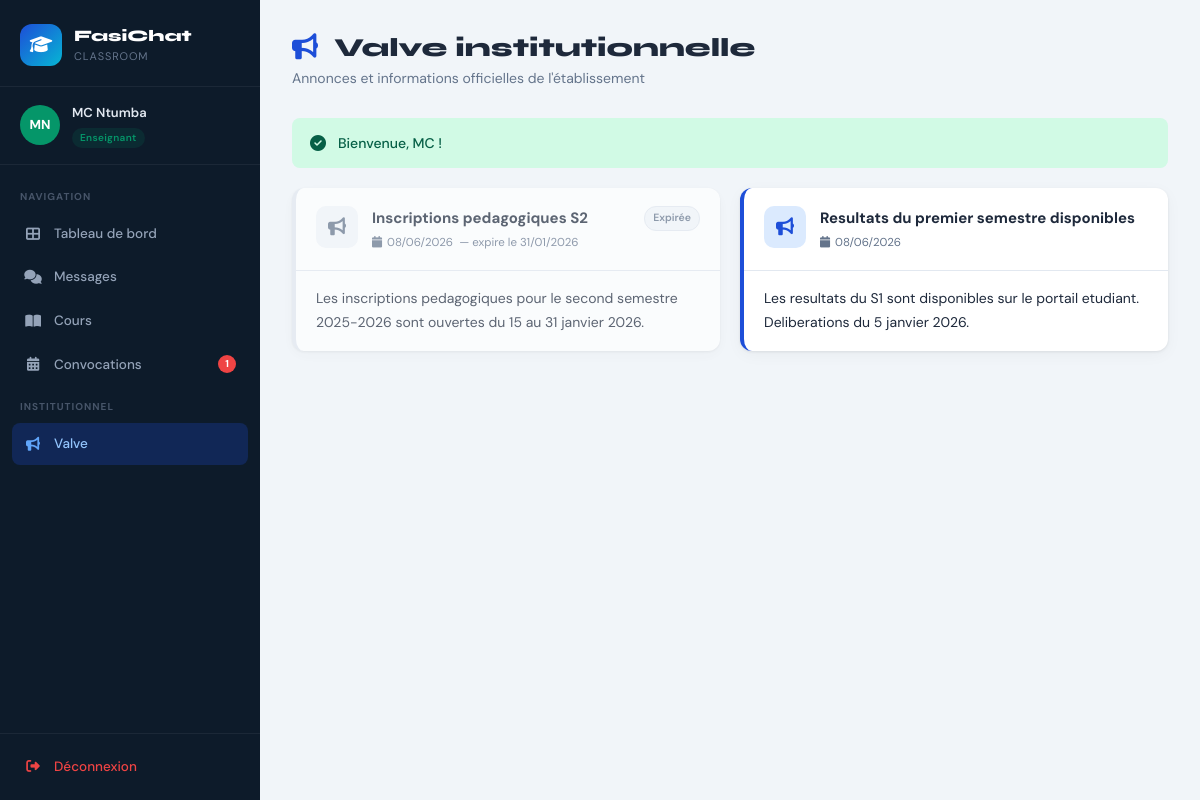
Screenshot of /index.php?page=valve (signed in) with the database file from the repository.
### tables this page shows
CREATE TABLE users (
    id INT PRIMARY KEY AUTO_INCREMENT,
    nom VARCHAR(100) NOT NULL,
    prenom VARCHAR(100) NOT NULL,
    email VARCHAR(150) UNIQUE NOT NULL,
    password VARCHAR(255) NOT NULL,
    role ENUM('etudiant','enseignant','assistant','doyen','vice_doyen','apparitaire') NOT NULL,
    promotion_id INT NULL,
    avatar_url VARCHAR(255) NULL,
    created_at TIMESTAMP DEFAULT CURRENT_TIMESTAMP,
    FOREIGN KEY (promotion_id) REFERENCES promotions(id) ON DELETE SET NULL
);

CREATE TABLE valve_annonces (
    id INT PRIMARY KEY AUTO_INCREMENT,
    titre VARCHAR(255) NOT NULL,
    contenu TEXT NOT NULL,
    auteur_id INT NOT NULL,
    date_expiration DATE NULL,
    created_at TIMESTAMP DEFAULT CURRENT_TIMESTAMP,
    FOREIGN KEY (auteur_id) REFERENCES users(id) ON DELETE CASCADE
);

### controllers/ValveController.php (called while the page is built, shortened)
<?php
class ValveController
{
    private Session     $session;
    private Utilisateur $moi;
    public function __construct()
    {
        $this->session = Session::getInstance();
        $u = Utilisateur::trouverParId($this->session->getUserId());
        $this->moi = $u;
    }
    public function handle(string $action): void
    {
        match($action) {
            'ajouter'   => $this->ajouter(),
            'modifier'  => $this->modifier(),
            'supprimer' => $this->supprimer(),
            default     => $this->index(),
        };
    }
    public function index(): void
    {
        $utilisateur = $this->moi;
        $annonces    = AnnonceValve::toutes();
        $flashes     = $this->session->getFlashes();
        include dirname(__DIR__) . '/views/valve/index.php';
    }
}

### classes/Utilisateur.php (called while the page is built, shortened)
<?php
abstract class Utilisateur
{
    protected string $nom;
    protected string $prenom;
    protected string $role;
    public function __construct(array $data)
    {
        $this->nom       = $data['nom']       ?? '';
        $this->prenom    = $data['prenom']    ?? '';
        $this->role      = $data['role']      ?? '';
    }
    public function getNom(): string   { return $this->nom; }
    public function getPrenom(): string { return $this->prenom; }
    public function getRole(): string  { return $this->role; }
    public function getInitiales(): string
    {
        $p = mb_strtoupper(mb_substr($this->prenom, 0, 1));
        $n = mb_strtoupper(mb_substr($this->nom, 0, 1));
        return $p . $n;
    }
    public static function trouverParId(int $id): ?static
    {
        $pdo  = BaseDeDonnees::getInstance();
        $stmt = $pdo->prepare('SELECT * FROM users WHERE id = :id LIMIT 1');
        $stmt->execute([':id' => $id]);
        $row  = $stmt->fetch();
        return UserFactory::creer($row);
    }
}

### config/config.php (called while the page is built, shortened)
<?php
spl_autoload_register(function (string $className): void {
    $paths = [
        dirname(__DIR__) . '/classes/'     . $className . '.php',
        dirname(__DIR__) . '/controllers/' . $className . '.php',
    ];
    foreach ($paths as $path) {
        if (file_exists($path)) { require_once $path; return; }
    }
});

### classes/UserFactory.php (called while the page is built)
<?php
class UserFactory
{
    public static function creer(array $data): Utilisateur
    {
        return match($data['role']) {
            'etudiant'   => new Etudiant($data),
            'enseignant' => new Enseignant($data),
            'assistant'  => new Assistant($data),
            'doyen'      => new Doyen($data),
            'vice_doyen' => new ViceDoyen($data),
            'apparitaire'=> new Apparitaire($data),
            default      => throw new InvalidArgumentException("Rôle inconnu : {$data['role']}"),
        };
    }
}

### classes/Enseignant.php (called while the page is built, shortened)
<?php
class Enseignant extends MembrePedagogique
{
    public function getRoleLabel(): string   { return 'Enseignant'; }
    public function getRoleCouleur(): string { return '#059669'; }
}

### classes/Session.php (called while the page is built, shortened)
<?php
class Session
{
    private static ?Session $instance = null;
    public static function getInstance(): static
    {
        if (self::$instance === null) {
            self::$instance = new static();
        }
        return self::$instance;
    }
    public function getFlashes(): array
    {
        $f = $_SESSION['_flash'] ?? [];
        return $f;
    }
}

### classes/AnnonceValve.php (called while the page is built, shortened)
<?php
class AnnonceValve
{
    private string  $titre;
    private string  $contenu;
    private ?string $dateExpiration;
    private string  $createdAt;
    public function __construct(array $data = [])
    {
        $this->titre          = $data['titre']          ?? '';
        $this->contenu        = $data['contenu']        ?? '';
        $this->dateExpiration = $data['date_expiration'] ?? null;
        $this->createdAt      = $data['created_at']     ?? date('Y-m-d H:i:s');
    }
    public function getTitre(): string         { return $this->titre; }
    public function getContenu(): string       { return $this->contenu; }
    public function getDateExpiration(): ?string { return $this->dateExpiration; }
    public function getCreatedAt(): string     { return $this->createdAt; }
    public function estActive(): bool
    {
        if (!$this->dateExpiration) return true;
        return strtotime($this->dateExpiration) >= strtotime('today');
    }
    public static function toutes(): array
    {
        $pdo  = BaseDeDonnees::getInstance();
        $stmt = $pdo->query(
            'SELECT va.*, u.prenom, u.nom
             FROM valve_annonces va JOIN users u ON va.auteur_id = u.id
             ORDER BY va.created_at DESC'
        );
        return array_map(fn($r) => new self($r), $stmt->fetchAll());
    }
}

### views/valve/index.php (the view, shortened to what this page needs)
<?php
$utilisateur = $utilisateur ?? null;
$annonces    = $annonces ?? [];
$flashes     = $flashes ?? [];
?>
<?php include dirname(__DIR__) . '/layout/header.php'; ?>
<?php include dirname(__DIR__) . '/layout/sidebar.php'; ?>
<main class="main-content">
  <div class="page-header">
    <div>
      <h1 class="page-title"><i class="fas fa-bullhorn"></i> Valve institutionnelle</h1>
      <p class="page-sub">Annonces et informations officielles de l'établissement</p>
    </div>
  </div>
  <?php foreach ($flashes as $flash): ?>
  <div class="alert alert-<?= htmlspecialchars($flash['type']) ?>">
    <i class="fas <?= $flash['type']==='success'?'fa-check-circle':'fa-exclamation-circle' ?>"></i>
    <?= htmlspecialchars($flash['message']) ?>
  </div>
  <?php endforeach; ?>
  <div class="valve-grid">
    <?php if (empty($annonces)): ?>
    <div class="empty-state full-width">
      <i class="fas fa-bullhorn"></i>
      <h3>Aucune annonce</h3>
      <p>La Valve est vide pour l'instant.</p>
    </div>
    <?php else: ?>
    <?php foreach ($annonces as $annonce): ?>
    <div class="valve-card card <?= !$annonce->estActive() ? 'expired' : '' ?>">
      <div class="valve-card-header">
        <div class="valve-card-icon"><i class="fas fa-bullhorn"></i></div>
        <div class="valve-card-meta">
          <h3 class="valve-titre"><?= htmlspecialchars($annonce->getTitre()) ?></h3>
          <div class="valve-date">
            <i class="fas fa-calendar"></i>
            <?= date('d/m/Y', strtotime($annonce->getCreatedAt())) ?>
            <?php if ($annonce->getDateExpiration()): ?>
            &nbsp;— expire le <?= date('d/m/Y', strtotime($annonce->getDateExpiration())) ?>
            <?php endif; ?>
          </div>
        </div>
        <?php if (!$annonce->estActive()): ?>
        <span class="badge-expired">Expirée</span>
        <?php endif; ?>
      </div>
      <div class="valve-card-body">
        <?= nl2br(htmlspecialchars($annonce->getContenu())) ?>
      </div>
    </div>
    <?php endforeach; ?>
    <?php endif; ?>
  </div>
</main>
<?php include dirname(__DIR__) . '/layout/footer.php'; ?>

### views/layout/sidebar.php (shortened to what this page needs)
<?php
$utilisateur = $utilisateur ?? null;
if (!isset($notifs)) {
    $notifs = ['messages' => 0, 'convocations' => 0];
    try {
        if ($utilisateur) {
            $__pdo = BaseDeDonnees::getInstance();
            $__uid = $utilisateur->getId();
            $__s = $__pdo->prepare("SELECT COUNT(*) FROM messages WHERE destinataire_id = :uid AND lu = 0");
            $__s->execute([':uid' => $__uid]);
            $notifs['messages'] = (int)$__s->fetchColumn();
            if (in_array($utilisateur->getRole(), ['enseignant', 'assistant'])) {
                $__s = $__pdo->prepare("SELECT COUNT(*) FROM convocation_destinataires WHERE user_id = :uid AND lu = 0");
                $__s->execute([':uid' => $__uid]);
                $notifs['convocations'] = (int)$__s->fetchColumn();
            }
        }
    } catch (Exception $__e) {
    }
}
?>
<aside class="sidebar">
  <div class="sidebar-brand">
    <div class="brand-icon"><i class="fas fa-graduation-cap"></i></div>
    <div class="brand-text">
      <span class="brand-name">FasiChat</span>
      <span class="brand-sub">Classroom</span>
    </div>
  </div>
  <?php if ($utilisateur): ?>
  <div class="sidebar-user">
    <div class="user-avatar" style="background: <?= htmlspecialchars($utilisateur->getRoleCouleur()) ?>">
      <?= htmlspecialchars($utilisateur->getInitiales()) ?>
    </div>
    <div class="user-info">
      <div class="user-name"><?= htmlspecialchars($utilisateur->getPrenom()) ?> <?= htmlspecialchars($utilisateur->getNom()) ?></div>
      <div class="user-role-badge" style="background:<?= htmlspecialchars($utilisateur->getRoleCouleur()) ?>20;color:<?= htmlspecialchars($utilisateur->getRoleCouleur()) ?>">
        <?= htmlspecialchars($utilisateur->getRoleLabel()) ?>
      </div>
    </div>
  </div>
  <?php endif; ?>
  <nav class="sidebar-nav">
    <div class="nav-section-label">Navigation</div>
    <a href="index.php?page=dashboard" class="nav-item <?= ($_GET['page']??'dashboard')==='dashboard'?'active':'' ?>">
      <i class="fas fa-th-large"></i><span>Tableau de bord</span>
    </a>
    <?php if ($utilisateur && $utilisateur->getRole() !== 'apparitaire'): ?>
    <a href="index.php?page=messages" class="nav-item <?= ($_GET['page']??'')==='messages'?'active':'' ?>">
      <i class="fas fa-comments"></i><span>Messages</span>
    </a>
    <?php endif; ?>
    <?php if ($utilisateur && in_array($utilisateur->getRole(), ['enseignant','assistant','etudiant'])): ?>
    <a href="index.php?page=cours" class="nav-item <?= ($_GET['page']??'')==='cours'?'active':'' ?>">
      <i class="fas fa-book-open"></i><span>Cours</span>
    </a>
    <?php endif; ?>
    <?php if ($utilisateur && in_array($utilisateur->getRole(), ['enseignant','assistant','doyen','vice_doyen'])): ?>
    <a href="index.php?page=convocations" class="nav-item <?= ($_GET['page']??'')==='convocations'?'active':'' ?>">
      <i class="fas fa-calendar-alt"></i><span>Convocations</span>
      <?php if (($notifs['convocations'] ?? 0) > 0): ?>
        <span class="badge" data-notif="convocations"><?= (int)$notifs['convocations'] ?></span>
      <?php endif; ?>
    </a>
    <?php endif; ?>
    <div class="nav-section-label">Institutionnel</div>
    <a href="index.php?page=valve" class="nav-item <?= ($_GET['page']??'')==='valve'?'active':'' ?>">
      <i class="fas fa-bullhorn"></i><span>Valve</span>
    </a>
  </nav>
  <div class="sidebar-footer">
    <a href="index.php?page=logout" class="logout-btn">
      <i class="fas fa-sign-out-alt"></i><span>Déconnexion</span>
    </a>
  </div>
</aside>

### rows the page displays
users: $utilisateur->getInitiales() "MN", prenom "MC", nom "Ntumba"
valve_annonces: titre "Inscriptions pedagogiques S2", created_at "08/06/2026", date_expiration "31/01/2026", shows "Expirée", contenu "Les inscriptions pedagogiques pour le second semestre 2025-2026 sont ouvertes du 15 au 31 janvier 2026."
valve_annonces: titre "Resultats du premier semestre disponibles", created_at "08/06/2026", contenu "Les resultats du S1 sont disponibles sur le portail etudiant. Deliberations du 5 janvier 2026."

### other values shown
$utilisateur->getRoleLabel() "Enseignant"
$notifs['convocations'] "1"
$flash['message'] "Bienvenue, MC !"
